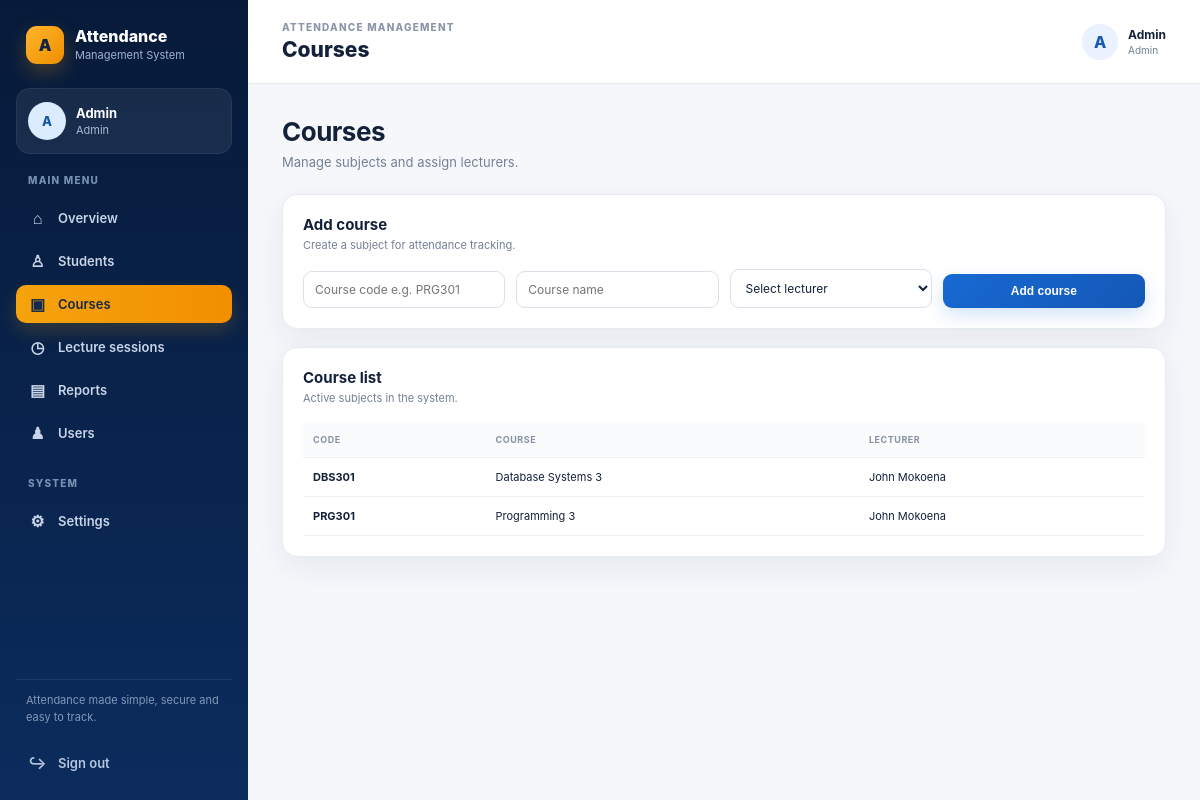
Screenshot of /admin/subjects (signed in) with the database file from the repository.
### tables this page shows
CREATE TABLE subjects (
        id INTEGER PRIMARY KEY AUTOINCREMENT,
        code TEXT UNIQUE NOT NULL,
        name TEXT NOT NULL,
        lecturer_id INTEGER,
        FOREIGN KEY(lecturer_id) REFERENCES lecturers(id) ON DELETE SET NULL
    );

### app.py (the view, shortened to what this page needs)
@app.route("/admin/subjects", methods=["GET","POST"])
@role_required("admin")
def subjects():
    conn = get_db()
    rows = conn.execute("""SELECT s.*, l.first_name || ' ' || l.last_name lecturer
                           FROM subjects s LEFT JOIN lecturers l ON l.id=s.lecturer_id
                           ORDER BY s.code""").fetchall()
    lecturers = conn.execute("SELECT * FROM lecturers ORDER BY last_name").fetchall()
    conn.close()
    return render_template("subjects.html", subjects=rows, lecturers=lecturers)

### app.py (called while the page is built)
def get_db():
    conn = sqlite3.connect(DB)
    conn.row_factory = sqlite3.Row
    conn.execute("PRAGMA foreign_keys = ON")
    return conn

def role_required(*roles):
    def decorator(f):
        @wraps(f)
        def wrapper(*args, **kwargs):
            if "user_id" not in session:
                return redirect(url_for("login"))
            if session.get("role") not in roles:
                abort(403)
            return f(*args, **kwargs)
        return wrapper
    return decorator

@app.context_processor
def inject_user():
    return {"current_user": session}

### templates/subjects.html (shortened to what this page needs)
{% extends "base.html" %}
{% block page_title %}Courses{% endblock %}
{% block content %}
<div class="page-heading"><div><h1>Courses</h1><p>Manage subjects and assign lecturers.</p></div></div>
<section class="panel form-panel"><div class="panel-head"><div><h2>Add course</h2><p>Create a subject for attendance tracking.</p></div></div><form method="post" class="modern-form form-grid"><input name="code" placeholder="Course code e.g. PRG301" required><input name="name" placeholder="Course name" required><select name="lecturer_id"><option value="">Select lecturer</option>{% for l in lecturers %}<option value="{{ l.id }}">{{ l.first_name }} {{ l.last_name }}</option>{% endfor %}</select><button class="btn primary">Add course</button></form></section>
<section class="panel"><div class="panel-head"><div><h2>Course list</h2><p>Active subjects in the system.</p></div></div><div class="table-wrap"><table><thead><tr><th>Code</th><th>Course</th><th>Lecturer</th></tr></thead><tbody>{% for s in subjects %}<tr><td><strong>{{ s.code }}</strong></td><td>{{ s.name }}</td><td>{{ s.lecturer or '-' }}</td></tr>{% else %}<tr><td colspan="3"><div class="empty-state">No courses found.</div></td></tr>{% endfor %}</tbody></table></div></section>
{% endblock %}

### static/css/style.css (style rules this page uses)
:root { --navy:#071b3a;--navy-2:#0b2a57;--blue:#1769d3;--orange:#f59e0b;--orange-dark:#e68a00;--bg:#f5f7fb;--panel:#fff;--text:#14213a;--muted:#748096;--line:#e6ebf2;--green:#149447;--red:#d94343;--purple:#7457d9;--shadow:0 10px 30px rgba(24,43,75,.07) }
* { box-sizing:border-box }
html,body { margin:0;min-height:100%;font-family:Inter,Segoe UI,Arial,Helvetica,sans-serif;color:var(--text);background:var(--bg) }
.welcome-row,.page-heading { display:flex;justify-content:space-between;align-items:flex-end;gap:20px;margin-bottom:24px }
.welcome-row h1,.page-heading h1 { font-size:26px;letter-spacing:-.02em;margin:0 0 7px }
.welcome-row p,.page-heading p { margin:0;color:var(--muted);font-size:13px }
.btn { display:inline-flex;align-items:center;justify-content:center;gap:9px;border:0;border-radius:9px;padding:10px 15px;background:#eef2f7;color:#26364f;text-decoration:none;font-weight:700;font-size:12px;cursor:pointer;white-space:nowrap }
.btn.primary { background:linear-gradient(135deg,#1769d3,#1458b6);color:#fff;box-shadow:0 7px 18px rgba(23,105,211,.18) }
.panel { background:#fff;border:1px solid var(--line);border-radius:15px;box-shadow:var(--shadow);padding:20px }
.panel-head { display:flex;justify-content:space-between;align-items:center;gap:15px;margin-bottom:17px }
.panel-head h2 { font-size:15px;margin:0 0 4px }
.panel-head p { font-size:11px;color:var(--muted);margin:0 }
.form-panel { margin-bottom:18px }
.modern-form { display:flex;flex-direction:column;gap:9px }
.form-grid { display:grid;grid-template-columns:repeat(4,minmax(0,1fr));gap:11px;align-items:end }
.modern-form input,.modern-form select,.status-select,.login-form input { width:100%;border:1px solid #dbe1ea;background:#fff;border-radius:9px;padding:10px 11px;font:inherit;font-size:12px;color:var(--text);outline:none }
.table-wrap { overflow:auto }
.table-wrap table { width:100%;border-collapse:collapse;min-width:600px }
.table-wrap th,.table-wrap td { padding:12px 10px;text-align:left;border-bottom:1px solid #edf0f5;font-size:11px;vertical-align:middle }
.table-wrap th { color:#8792a5;font-size:9px;text-transform:uppercase;letter-spacing:.06em;background:#fafbfc }

### rows the page displays
subjects: code "DBS301", name "Database Systems 3", lecturer "John Mokoena"
subjects: code "PRG301", name "Programming 3", lecturer "John Mokoena"

### other values shown
{{ current_user.get('username','U')[0]|upper }} "A"
{{ current_user.get('username','User')|title }} "Admin"
{{ current_user.get('role','user')|title }} "Admin"
